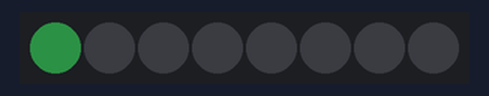
The program below on a simulated Raspberry Pi (BCM pin numbers) with a Blinkt!. On the bench: 8 RGB LEDs in strip order, left to right. Dim RGB values are drawn brighter than linear; random numbers come from a fixed seed.

Above: at 0.01 s.
At 5.08 s:
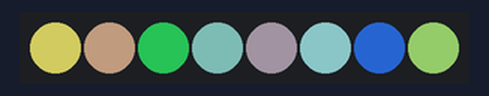
At 10.15 s:
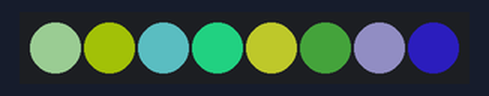
At 19.98 s:
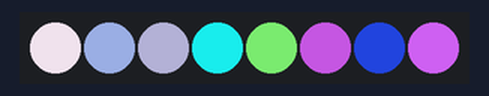
At 29.97 s:
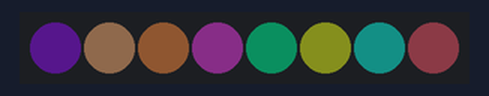
At 39.96 s:
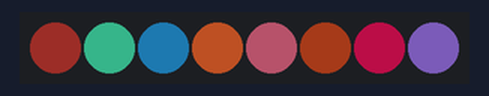
Timing chart, 0 to 40.0 s (numbered marks = the images above):
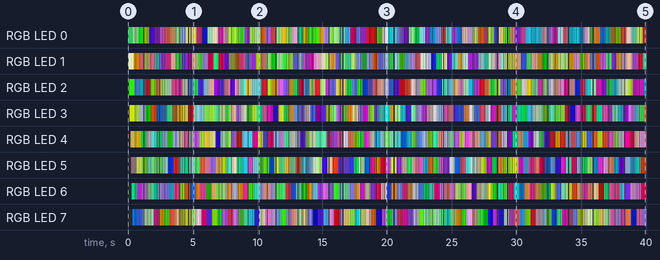

The program:

random_blinkt.py
```python
#!/usr/bin/env python

from blinkt import set_pixel, show, set_brightness
from random import random, randint
from time import sleep

while True:
    for pixel in range(8):
	lum = random()
        r = randint(0, 255)
        g = randint(0, 255)
        b = randint(0, 255)
	set_brightness(lum)
        set_pixel(pixel, r, g, b)
        show()
        sleep(0.05)
```
